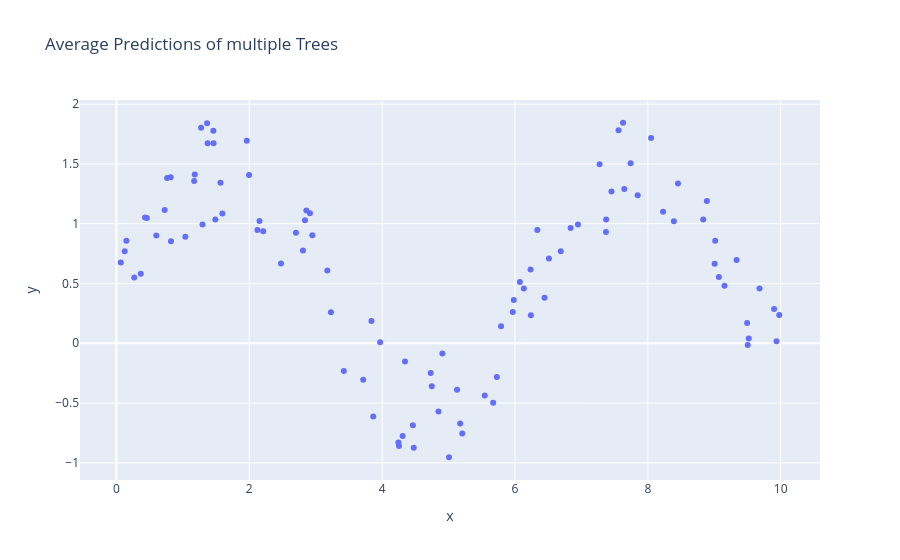

The cell this chart's notebook holds for it:
### Markdown cell above
<a class="anchor" id="reg"></a>
## **2.1 Regression**

<p align="center">
<img src="pics/8.png" width="600"/>
</p>

---

<p align="center">
<img src="pics/4.png" width="600"/>
</p>

### Code cell
np.random.seed(1838)
n = 100
x = np.random.uniform(0,10,n)
y = np.sin(x) + np.random.rand(n)*0.9


fig = px.scatter(x=x,y=y,title="Average Predictions of multiple Trees")

tree_model=DecisionTreeRegressor(max_depth=4,random_state=1910)
tree_model.fit(x.reshape(n,1),y)
x_grid = np.linspace

for i in range(0,2):



fig.show()
